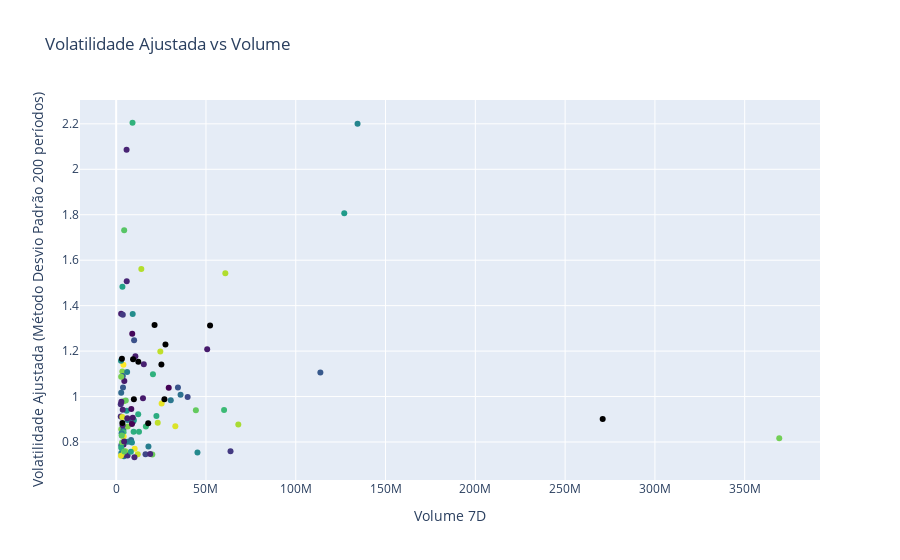

Notebook code for this chart:
### Markdown cell above
## Volatilidade Ajustada Vs Volume - Pares USDT

### Code cell
z = np.random.rand(100)
data = [go.Scatter(x=adj['Volume'], y=adj['adj'], text=adj['symbol'], mode='markers',  
                   marker=dict( color=z, colorscale='Viridis'))]

layout = go.Layout(title='Volatilidade Ajustada vs Volume',
                   xaxis=dict(title='Volume 7D'),
                   yaxis=dict(title='Volatilidade Ajustada (Método Desvio Padrão 200 períodos)'))

fig = go.Figure(data=data, layout=layout)
fig.show()
